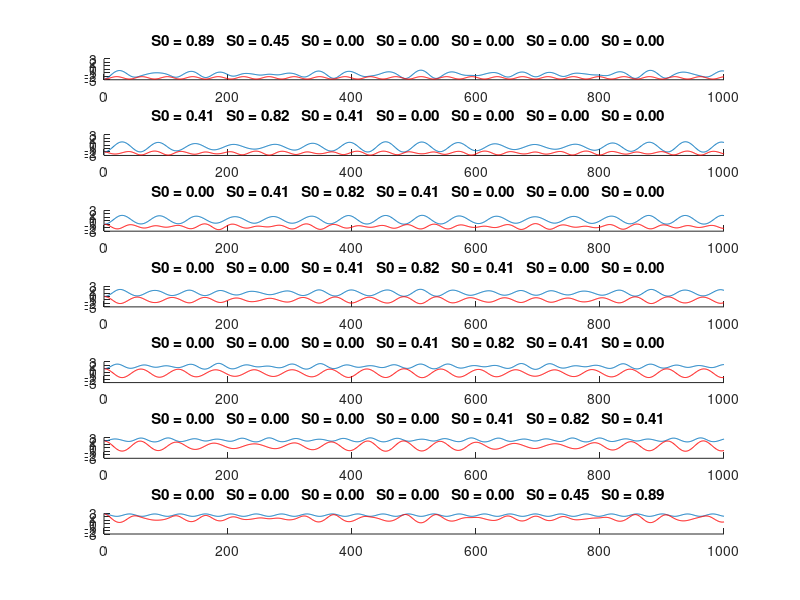
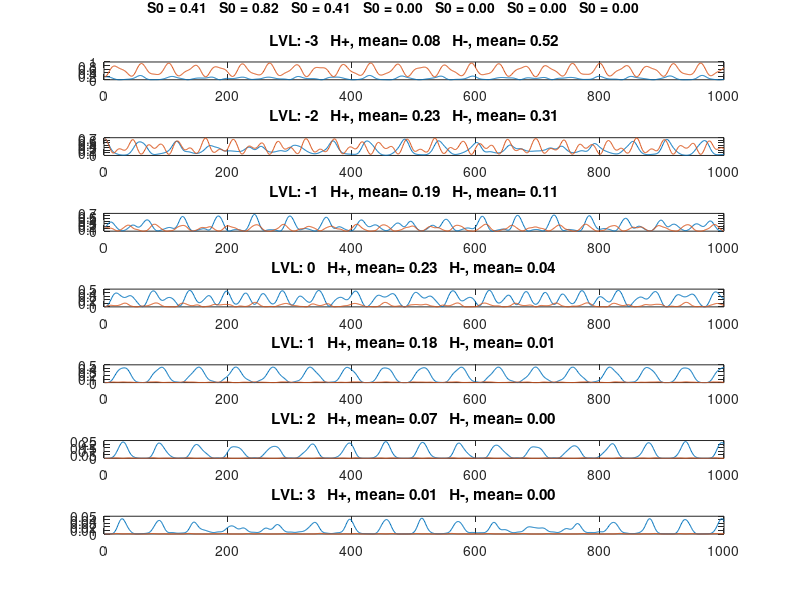

Reproduce these figures in MATLAB, in order.
% figure out some basics:

fh=figure;



WIDEN_IT = 1;
time_scaling = 0.1;
catch_m_i1 = 2;
catch_m_i2 = 2;
states = [-3:3];
slope = 1;
offset = [-3 -2 -1 0 1 2 3] * 0;

for i=1:7
    subplot(7,1,i);
    hold on;
    
    S0 = zeros(1,7);
    S0(i) = 1;
    
    if WIDEN_IT
        if i>1
            S0(i-1) = 0.5;
        end
        if i<7
            S0(i+1) = 0.5;
        end
    end

    % set S0 constant, but now try different slopes.
    % S0 = [1 1 1 1 1 1 1];

    S0 = S0/sqrt(S0*conj(S0'));
    S0 = reshape(S0, numel(S0), 1);

    dt = 1 * time_scaling;
    d = states * slope + offset(i);
    a=1;
    b=1;
    
    H = [    
       d(1)     b     0     0     0     0     0
        a    d(2)     b     0     0     0     0
        0     a    d(3)     b     0     0     0
        0     0     a     d(4)     b     0     0
        0     0     0     a     d(5)     b     0
        0     0     0     0     a     d(6)     b
        0     0     0     0     0     a     d(7)
     ];
 
    U = expm(-1i*dt*H);
    U1 = U;
    mv = [-3:3];
    
    
    meas=[]; m=S0; for j=1:1000; m(:, end+1) = U*m(:, end); meas(end+1)=mv * (m(:, end).*conj(m(:,end))); end;

    disp([i catch_m_i1]);
    if i==catch_m_i1
            disp('hallo');
            m1=m;
    end
    
    
    plot(meas);

    a=1;
    b=1;
    
    d = -1*d;


    H = [    
       d(1)     b     0     0     0     0     0
        a    d(2)     b     0     0     0     0
        0     a    d(3)     b     0     0     0
        0     0     a     d(4)     b     0     0
        0     0     0     a     d(5)     b     0
        0     0     0     0     a     d(6)     b
        0     0     0     0     0     a     d(7)
     ];
 
    U = expm(-1i*dt*H);
    U2 = U;
    meas=[]; m=S0; for j=1:1000; m(:, end+1) = U*m(:, end); meas(end+1)=mv * (m(:, end).*conj(m(:,end))); end;
    
    if i==catch_m_i2
        m2=m;
    end
    plot(meas, 'r');
    ylim([-3 3]);
    
    title(sprintf('S0 = %2.2f   ', S0'));
    if i==catch_m_i1
        use_this_title = sprintf('S0 = %2.2f   ', S0');
    end
    
    
    
    
end


nfh = figure; 
tmp_mat1 = m1.*conj(m1);
tmp_mat2 = m2.*conj(m2);

for i=1:7
    subplot(7,1,i); 
    yd = tmp_mat1(i,:);
    plot(yd); xlim([0 size(m1, 2)]); 
    text_a = mean(yd);

    hold on;
    yd = tmp_mat2(i,:);
    plot(yd);xlim([0 size(m2, 2)]);
    text_b = mean(yd);
    
    
    title(sprintf('LVL: %d   H+, mean= %2.2f   H-, mean= %2.2f', states(i), text_a, text_b));
end


anno_ax = axes('parent',nfh,'visible','off');
set(anno_ax, 'position', [0 0 1 1]);
th = text(anno_ax, 0.5, 0.999, use_this_title);
set(th,'horizontalalignment','center','verticalalignment','top');
set(th,'fontweight','bold','fontsize',10);

